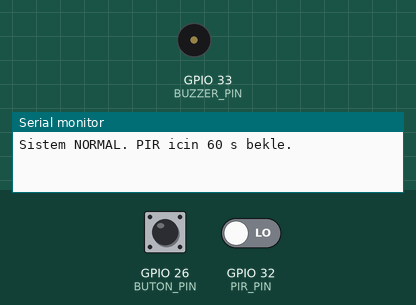
The sketch below on a simulated ESP32. Shown: buzzer (waves = sounding, pin HIGH), the last lines printed to the serial monitor. The test bench sets the inputs (shaded band); at power-on: GPIO 32 (PIR_PIN) LOW, GPIO 26 (BUTON_PIN) HIGH.

Above: at 1.2 s.
1.3 s: GPIO 32 (PIR_PIN) driven HIGH
At 1.45 s:
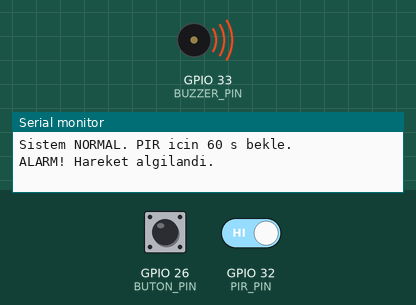
4.3 s: GPIO 26 (BUTON_PIN) pulled LOW for 0.15 s
Timing chart, 0 to 13.3 s (numbered marks = the images above; inputs shaded):
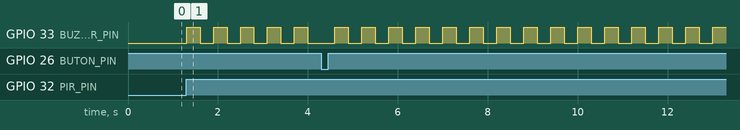

The sketch:

Foy5_Alarm_Sistemi.ino
```cpp
// FOY 5 - Kod 5.4: Iki durumlu alarm sistemi
const int PIR_PIN = 32;
const int BUTON_PIN = 26;
const int BUZZER_PIN = 33;
const int BUZZER_ACIK = HIGH;
const int BUZZER_KAPALI = LOW;

const int NORMAL = 0;                   // sistemin olasi durumlari
const int ALARM = 1;
int durum = NORMAL;

unsigned long sonDegisim = 0;
bool buzzerAcik = false;

void buzzerYaz(bool acik) {
  if (acik) {
    digitalWrite(BUZZER_PIN, BUZZER_ACIK);
  } else {
    digitalWrite(BUZZER_PIN, BUZZER_KAPALI);
  }
}

void setup() {
  Serial.begin(115200);
  pinMode(PIR_PIN, INPUT);
  pinMode(BUTON_PIN, INPUT_PULLUP);
  pinMode(BUZZER_PIN, OUTPUT);
  buzzerYaz(false);
  Serial.println("Sistem NORMAL. PIR icin 60 s bekle.");
}

void loop() {
  unsigned long simdi = millis();

  if (durum == NORMAL) {
    if (digitalRead(PIR_PIN) == HIGH) {         // hareket -> ALARM
      durum = ALARM;
      Serial.println("ALARM! Hareket algilandi.");
    }
  } else if (durum == ALARM) {
    if (simdi - sonDegisim >= 300) {            // kesik alarm sesi
      sonDegisim = simdi;
      buzzerAcik = !buzzerAcik;
      buzzerYaz(buzzerAcik);
    }
    if (digitalRead(BUTON_PIN) == LOW) {        // buton -> NORMAL
      durum = NORMAL;
      buzzerAcik = false;
      buzzerYaz(false);
      Serial.println("Alarm sifirlandi. Sistem NORMAL.");
    }
  }
}
```

Measured:
- after the input at 1.3 s, GPIO 33 (BUZZER_PIN): alternates HIGH for 0.30 s and LOW for 0.30 s, starting at once
